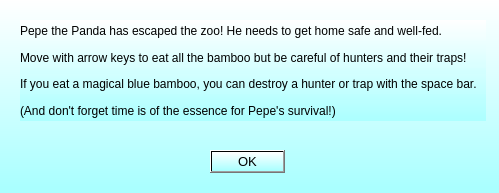
<?xml version="1.0" encoding="UTF-8"?>
<ui version="4.0">
 <class>howtoplay</class>
 <widget class="QDialog" name="howtoplay">
  <property name="geometry">
   <rect>
    <x>0</x>
    <y>0</y>
    <width>499</width>
    <height>193</height>
   </rect>
  </property>
  <property name="font">
   <font>
    <pointsize>10</pointsize>
   </font>
  </property>
  <property name="windowTitle">
   <string>How To Play</string>
  </property>
  <property name="styleSheet">
   <string notr="true">background-color: qlineargradient(spread:pad, x1:1, y1:0.972, x2:1, y2:0, stop:0 rgba(170, 255, 255, 255), stop:1 rgba(255, 255, 255, 255));</string>
  </property>
  <widget class="QPushButton" name="pushButton">
   <property name="geometry">
    <rect>
     <x>210</x>
     <y>150</y>
     <width>75</width>
     <height>23</height>
    </rect>
   </property>
   <property name="text">
    <string>OK</string>
   </property>
  </widget>
  <widget class="QWidget" name="verticalLayoutWidget">
   <property name="geometry">
    <rect>
     <x>20</x>
     <y>20</y>
     <width>466</width>
     <height>101</height>
    </rect>
   </property>
   <layout class="QVBoxLayout" name="verticalLayout">
    <item>
     <widget class="QLabel" name="label">
      <property name="font">
       <font>
        <family>Arial</family>
        <pointsize>9</pointsize>
       </font>
      </property>
      <property name="styleSheet">
       <string notr="true">background-color: rgba(255, 255, 255, 10);</string>
      </property>
      <property name="text">
       <string>Pepe the Panda has escaped the zoo! He needs to get home safe and well-fed.</string>
      </property>
     </widget>
    </item>
    <item>
     <widget class="QLabel" name="label_2">
      <property name="font">
       <font>
        <family>Arial</family>
        <pointsize>9</pointsize>
       </font>
      </property>
      <property name="styleSheet">
       <string notr="true">background-color: rgba(255, 255, 255, 10);</string>
      </property>
      <property name="text">
       <string>Move with arrow keys to eat all the bamboo but be careful of hunters and their traps!</string>
      </property>
     </widget>
    </item>
    <item>
     <widget class="QLabel" name="label_3">
      <property name="font">
       <font>
        <family>Arial</family>
        <pointsize>9</pointsize>
       </font>
      </property>
      <property name="styleSheet">
       <string notr="true">background-color: rgba(255, 255, 255, 10);</string>
      </property>
      <property name="text">
       <string>If you eat a magical blue bamboo, you can destroy a hunter or trap with the space bar.</string>
      </property>
     </widget>
    </item>
    <item>
     <widget class="QLabel" name="label_4">
      <property name="font">
       <font>
        <family>Arial</family>
        <pointsize>9</pointsize>
       </font>
      </property>
      <property name="styleSheet">
       <string notr="true">background-color: rgba(255, 255, 255, 10);</string>
      </property>
      <property name="text">
       <string>(And don't forget time is of the essence for Pepe's survival!)</string>
      </property>
     </widget>
    </item>
   </layout>
  </widget>
 </widget>
 <resources/>
 <connections>
  <connection>
   <sender>pushButton</sender>
   <signal>clicked()</signal>
   <receiver>howtoplay</receiver>
   <slot>close()</slot>
   <hints>
    <hint type="sourcelabel">
     <x>201</x>
     <y>195</y>
    </hint>
    <hint type="destinationlabel">
     <x>238</x>
     <y>219</y>
    </hint>
   </hints>
  </connection>
 </connections>
</ui>
